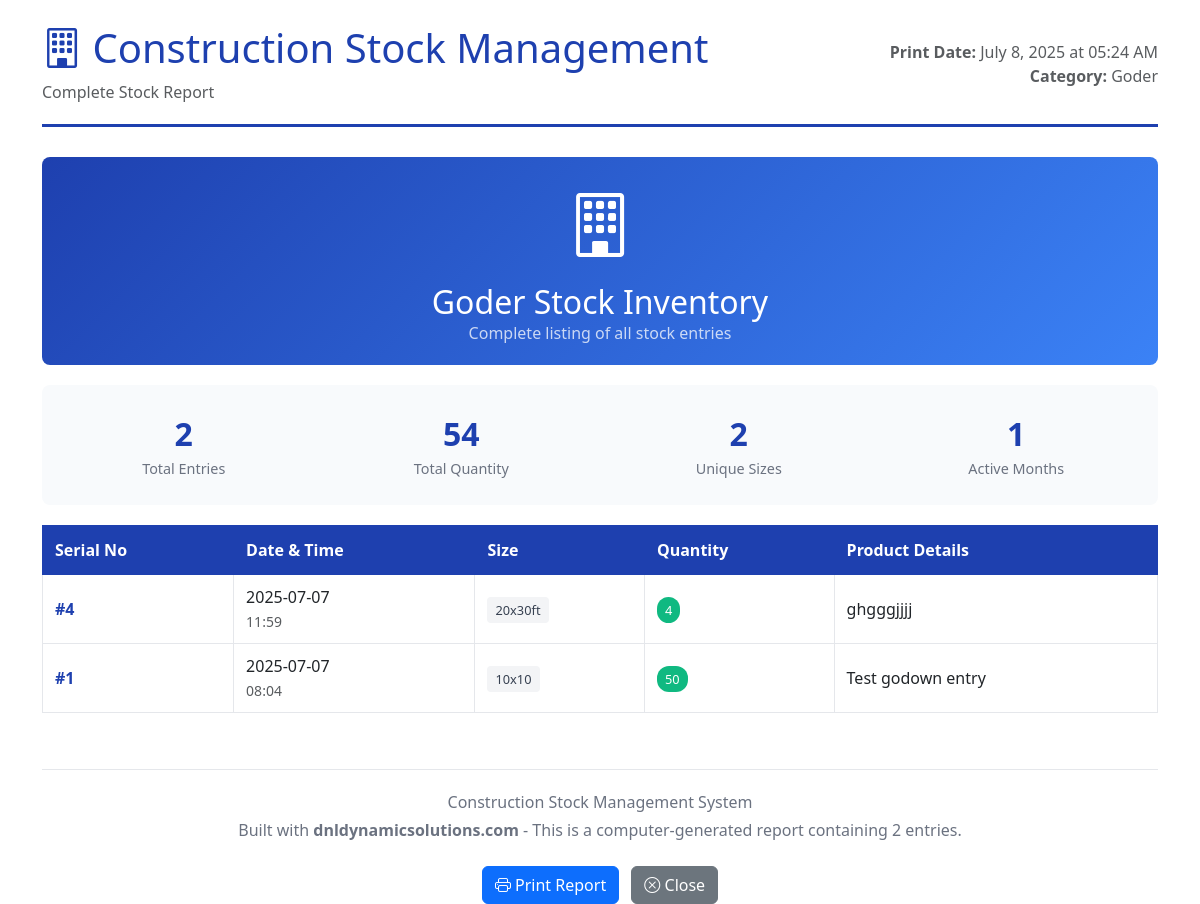
/print_category/goder (signed in), run on the app's committed database.
### models.py (models this page shows, shortened)
class StockEntry(db.Model):
    __tablename__ = 'stock_entries'
    CATEGORY_CHOICES = [
        ('goder', 'Goder'),
        ('double_tt', 'Double TT'),
        ('slop', 'Slop'),
        ('column', 'Column'),
        ('phhty', 'Phhty'),
        ('others', 'Others'),
    ]
    serial_no = db.Column(db.Integer, primary_key=True, autoincrement=True)
    category = db.Column(db.String(20), nullable=False)
    size = db.Column(db.String(100), nullable=False)
    quantity = db.Column(db.Integer, nullable=False)
    product_details = db.Column(db.Text, nullable=True)
    timestamp = db.Column(db.DateTime, default=datetime.utcnow)

### routes.py (the view)
@app.route('/print_category/<category_name>')
@login_required
def print_category(category_name):
    if category_name not in CATEGORIES:
        flash('Invalid category', 'error')
        return redirect(url_for('index'))
    entries = StockEntry.query.filter_by(category=category_name).order_by(StockEntry.timestamp.desc()).all()
    category_info = CATEGORIES[category_name]
    return render_template('print_category.html',
                         entries=entries,
                         category=category_name,
                         category_info=category_info)

### app.py (called while the page is built)
@login_manager.user_loader
def load_user(user_id):
    from models import User
    return User.query.get(int(user_id))

### routes.py (called while the page is built)
@app.template_filter('format_date')
def format_date(value):
    if value:
        return value.strftime('%Y-%m-%d')
    return ''

### templates/print_category.html (shortened to what this page needs)
<!DOCTYPE html>
<html lang="en">
<head>
    <link href="https://cdn.jsdelivr.net/npm/bootstrap@5.3.0/dist/css/bootstrap.min.css" rel="stylesheet">
    <link rel="stylesheet" href="https://cdn.jsdelivr.net/npm/bootstrap-icons@1.11.0/font/bootstrap-icons.css">
</head>
<body>
    <div class="container mt-4">
        <div class="print-header">
            <div class="row align-items-center">
                <div class="col-md-8">
                    <h1 class="company-logo">
                        <i class="bi bi-building"></i>
                        Construction Stock Management
                    </h1>
                    <p class="text-muted mb-0">Complete Stock Report</p>
                </div>
                <div class="col-md-4 text-end">
                    <div class="text-muted">
                        <div><strong>Print Date:</strong> <span id="printDate"></span></div>
                        <div><strong>Category:</strong> {{ category_info.name }}</div>
                    </div>
                </div>
            </div>
        </div>
        <div class="category-header text-center">
            <div class="category-icon"><i class="{{ category_info.icon }} text-white" style="font-size: 4rem;"></i></div>
            <h2 class="mb-0">{{ category_info.name }} Stock Inventory</h2>
            <p class="mb-0 opacity-75">Complete listing of all stock entries</p>
        </div>
        <div class="stats-row">
            <div class="row">
                <div class="col-md-3 col-6">
                    <div class="stat-item">
                        <div class="stat-number">{{ entries|length }}</div>
                        <div class="stat-label">Total Entries</div>
                    </div>
                </div>
                <div class="col-md-3 col-6">
                    <div class="stat-item">
                        <div class="stat-number">{{ entries|sum(attribute='quantity') or 0 }}</div>
                        <div class="stat-label">Total Quantity</div>
                    </div>
                </div>
                <div class="col-md-3 col-6">
                    <div class="stat-item">
                        <div class="stat-number">{{ entries|map(attribute='size')|unique|list|length }}</div>
                        <div class="stat-label">Unique Sizes</div>
                    </div>
                </div>
                <div class="col-md-3 col-6">
                    <div class="stat-item">
                        <div class="stat-number">
                            {% set months = [] %}
                            {{ months|length }}
                        </div>
                        <div class="stat-label">Active Months</div>
                    </div>
                </div>
            </div>
        </div>
        {% if entries %}
        <div class="table-responsive">
            <table class="table">
                <thead>
                    <tr>
                        <th>Serial No</th>
                        <th>Date & Time</th>
                        <th>Size</th>
                        <th>Quantity</th>
                        <th>Product Details</th>
                    </tr>
                </thead>
                <tbody>
                    {% for entry in entries %}
                    <tr>
                        <td>
                            <span class="serial-number">#{{ entry.serial_no }}</span>
                        </td>
                        <td>
                            <div>{{ entry.timestamp|format_date }}</div>
                            <small class="text-muted">{{ entry.timestamp.strftime('%H:%M') }}</small>
                        </td>
                        <td>
                            <span class="size-badge">{{ entry.size }}</span>
                        </td>
                        <td>
                            <span class="quantity-badge">{{ entry.quantity }}</span>
                        </td>
                        <td>
                            <div style="max-width: 200px; word-wrap: break-word;">
                                {{ entry.product_details if entry.product_details else '-' }}
                            </div>
                        </td>
                    </tr>
                    {% endfor %}
                </tbody>
            </table>
        </div>
        {% else %}
        <div class="empty-state">
            <i class="bi bi-inbox"></i>
            <h4>No Stock Entries Found</h4>
            <p>There are currently no stock entries for {{ category_info.name }} category.</p>
        </div>
        {% endif %}
        <div class="print-footer">
            <p class="mb-1">Construction Stock Management System</p>
            <p class="mb-0">Built with <strong>dnldynamicsolutions.com</strong> - This is a computer-generated report containing {{ entries|length }} entries.</p>
        </div>
        <div class="text-center mt-4 no-print">
            <button onclick="window.print()" class="btn btn-primary me-2">
                <i class="bi bi-printer"></i> Print Report
            </button>
            <button onclick="window.close()" class="btn btn-secondary">
                <i class="bi bi-x-circle"></i> Close
            </button>
        </div>
    </div>
</body>
</html>

### templates/print_category.html (style rules this page uses)
body { font-family: 'Segoe UI', Tahoma, Geneva, Verdana, sans-serif; background: white; color: #333; }
.print-header { border-bottom: 3px solid #1e40af; padding-bottom: 20px; margin-bottom: 30px; }
.company-logo { font-size: 2.5rem; color: #1e40af; }
.category-header { background: linear-gradient(135deg, #1e40af 0%, #3b82f6 100%); color: white; padding: 20px; border-radius: 8px; margin-bottom: 20px; }
.category-icon { font-size: 3rem; margin-bottom: 10px; }
.stats-row { background: #f8fafc; padding: 15px; border-radius: 8px; margin-bottom: 20px; }
.stat-item { text-align: center; padding: 10px; }
.stat-number { font-size: 2rem; font-weight: bold; color: #1e40af; }
.stat-label { color: #6b7280; font-size: 0.9rem; }
.table { border-collapse: collapse; width: 100%; }
.table th { background-color: #1e40af; color: white; font-weight: 600; padding: 12px; text-align: left; border: 1px solid #1e40af; }
.table td { padding: 10px 12px; border: 1px solid #e5e7eb; vertical-align: middle; }
.table tbody tr:nth-child(even) { background-color: #f8fafc; }
.serial-number { font-weight: bold; color: #1e40af; }
.quantity-badge { background: #10b981; color: white; padding: 4px 8px; border-radius: 12px; font-size: 0.8rem; font-weight: 500; }
.size-badge { background: #f3f4f6; color: #374151; padding: 4px 8px; border-radius: 4px; font-size: 0.8rem; }
.print-footer { text-align: center; margin-top: 40px; padding-top: 20px; border-top: 1px solid #e5e7eb; color: #6b7280; }

### data on the page
StockEntry: serial_no "4", timestamp "2025-07-07", timestamp "11:59", size "20x30ft", quantity "4", product_details "ghgggjjjj"
StockEntry: serial_no "1", timestamp "2025-07-07", timestamp "08:04", size "10x10", quantity "50", product_details "Test godown entry"

### other printed values
{{ category_info.name }} "Goder"
{{ entries|length }} "2"
{{ entries|sum(attribute='quantity') or 0 }} "54"
{{ entries|map(attribute='size')|unique|list|length }} "2"
{{ months|length }} "1"
